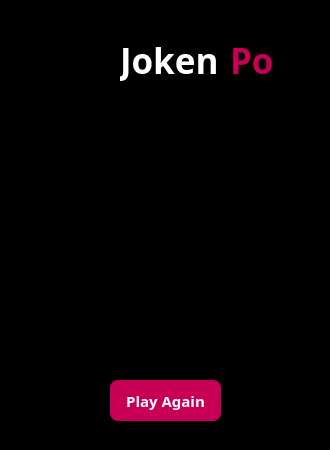
<?xml version="1.0" encoding="UTF-8"?>
<ui version="4.0">
 <class>Dialog</class>
 <widget class="QDialog" name="Dialog">
  <property name="geometry">
   <rect>
    <x>0</x>
    <y>0</y>
    <width>330</width>
    <height>450</height>
   </rect>
  </property>
  <property name="minimumSize">
   <size>
    <width>330</width>
    <height>450</height>
   </size>
  </property>
  <property name="maximumSize">
   <size>
    <width>330</width>
    <height>450</height>
   </size>
  </property>
  <property name="windowTitle">
   <string>Jokenpo</string>
  </property>
  <property name="windowIcon">
   <iconset>
    <normaloff>../img/flag-japan_1f1ef-1f1f5.png</normaloff>../img/flag-japan_1f1ef-1f1f5.png</iconset>
  </property>
  <property name="styleSheet">
   <string notr="true">background-color: rgb(0, 0, 0);</string>
  </property>
  <widget class="QPushButton" name="btn_stone">
   <property name="geometry">
    <rect>
     <x>30</x>
     <y>160</y>
     <width>71</width>
     <height>61</height>
    </rect>
   </property>
   <property name="cursor">
    <cursorShape>PointingHandCursor</cursorShape>
   </property>
   <property name="styleSheet">
    <string notr="true">background-color: transparent;
border: none;</string>
   </property>
   <property name="text">
    <string/>
   </property>
   <property name="icon">
    <iconset>
     <normaloff>../img/pedra.png</normaloff>../img/pedra.png</iconset>
   </property>
   <property name="iconSize">
    <size>
     <width>57</width>
     <height>60</height>
    </size>
   </property>
  </widget>
  <widget class="QPushButton" name="btn_paper">
   <property name="geometry">
    <rect>
     <x>130</x>
     <y>160</y>
     <width>71</width>
     <height>61</height>
    </rect>
   </property>
   <property name="cursor">
    <cursorShape>PointingHandCursor</cursorShape>
   </property>
   <property name="styleSheet">
    <string notr="true">background-color: transparent;
border: none;</string>
   </property>
   <property name="text">
    <string/>
   </property>
   <property name="icon">
    <iconset>
     <normaloff>../img/paper1.png</normaloff>../img/paper1.png</iconset>
   </property>
   <property name="iconSize">
    <size>
     <width>62</width>
     <height>62</height>
    </size>
   </property>
  </widget>
  <widget class="QPushButton" name="btn_scissors">
   <property name="geometry">
    <rect>
     <x>230</x>
     <y>160</y>
     <width>71</width>
     <height>61</height>
    </rect>
   </property>
   <property name="cursor">
    <cursorShape>PointingHandCursor</cursorShape>
   </property>
   <property name="styleSheet">
    <string notr="true">background-color: transparent;
border: none;</string>
   </property>
   <property name="text">
    <string/>
   </property>
   <property name="icon">
    <iconset>
     <normaloff>../img/tesoura1.png</normaloff>../img/tesoura1.png</iconset>
   </property>
   <property name="iconSize">
    <size>
     <width>63</width>
     <height>63</height>
    </size>
   </property>
   <property name="default">
    <bool>false</bool>
   </property>
   <property name="flat">
    <bool>false</bool>
   </property>
  </widget>
  <widget class="QLabel" name="lbl_msg">
   <property name="geometry">
    <rect>
     <x>30</x>
     <y>300</y>
     <width>271</width>
     <height>51</height>
    </rect>
   </property>
   <property name="font">
    <font>
     <family>Bosch Sans Bold</family>
     <pointsize>26</pointsize>
     <weight>75</weight>
     <bold>true</bold>
    </font>
   </property>
   <property name="styleSheet">
    <string notr="true">background-color: transparent;
color: rgb(255, 255, 255);</string>
   </property>
   <property name="text">
    <string/>
   </property>
   <property name="alignment">
    <set>Qt::AlignCenter</set>
   </property>
  </widget>
  <widget class="QLabel" name="title_jogo_2">
   <property name="geometry">
    <rect>
     <x>120</x>
     <y>40</y>
     <width>111</width>
     <height>41</height>
    </rect>
   </property>
   <property name="font">
    <font>
     <family>Bosch Sans Black</family>
     <pointsize>26</pointsize>
     <weight>75</weight>
     <bold>true</bold>
    </font>
   </property>
   <property name="styleSheet">
    <string notr="true">background-color: transparent;
color: rgb(255, 255, 255);</string>
   </property>
   <property name="text">
    <string>Joken</string>
   </property>
  </widget>
  <widget class="QLabel" name="icon_velha_2">
   <property name="geometry">
    <rect>
     <x>50</x>
     <y>30</y>
     <width>61</width>
     <height>61</height>
    </rect>
   </property>
   <property name="styleSheet">
    <string notr="true">background-color: transparent;</string>
   </property>
   <property name="text">
    <string/>
   </property>
   <property name="pixmap">
    <pixmap>../img/flag-japan_1f1ef-1f1f5.png</pixmap>
   </property>
   <property name="scaledContents">
    <bool>true</bool>
   </property>
  </widget>
  <widget class="QPushButton" name="btn_reset">
   <property name="geometry">
    <rect>
     <x>110</x>
     <y>380</y>
     <width>111</width>
     <height>41</height>
    </rect>
   </property>
   <property name="font">
    <font>
     <family>Bosch Sans Bold</family>
     <pointsize>11</pointsize>
     <weight>75</weight>
     <bold>true</bold>
    </font>
   </property>
   <property name="cursor">
    <cursorShape>PointingHandCursor</cursorShape>
   </property>
   <property name="styleSheet">
    <string notr="true">color: rgb(255, 255, 255);
background-color: rgb(199, 0, 86);
border-radius: 8px;</string>
   </property>
   <property name="text">
    <string>Play Again</string>
   </property>
  </widget>
  <widget class="QLabel" name="label_4">
   <property name="geometry">
    <rect>
     <x>-260</x>
     <y>-30</y>
     <width>811</width>
     <height>501</height>
    </rect>
   </property>
   <property name="text">
    <string/>
   </property>
   <property name="pixmap">
    <pixmap>../img/japanese-temple-surrounded-by-nature_52683-46009.webp</pixmap>
   </property>
   <property name="scaledContents">
    <bool>true</bool>
   </property>
  </widget>
  <widget class="QGraphicsView" name="graphicsView_2">
   <property name="geometry">
    <rect>
     <x>-10</x>
     <y>-10</y>
     <width>371</width>
     <height>461</height>
    </rect>
   </property>
   <property name="styleSheet">
    <string notr="true">background-color: rgb(0, 0, 0, 0.3);</string>
   </property>
  </widget>
  <widget class="QLabel" name="title_jogo_3">
   <property name="geometry">
    <rect>
     <x>230</x>
     <y>40</y>
     <width>51</width>
     <height>41</height>
    </rect>
   </property>
   <property name="font">
    <font>
     <family>Bosch Sans Black</family>
     <pointsize>26</pointsize>
     <weight>75</weight>
     <bold>true</bold>
    </font>
   </property>
   <property name="styleSheet">
    <string notr="true">background-color: transparent;
color: rgb(199, 0, 86);</string>
   </property>
   <property name="text">
    <string>Po</string>
   </property>
  </widget>
  <widget class="QLabel" name="jogada">
   <property name="geometry">
    <rect>
     <x>110</x>
     <y>250</y>
     <width>111</width>
     <height>31</height>
    </rect>
   </property>
   <property name="font">
    <font>
     <pointsize>11</pointsize>
    </font>
   </property>
   <property name="styleSheet">
    <string notr="true">background-color: transparent;
color: white;</string>
   </property>
   <property name="text">
    <string/>
   </property>
   <property name="alignment">
    <set>Qt::AlignCenter</set>
   </property>
  </widget>
  <zorder>label_4</zorder>
  <zorder>graphicsView_2</zorder>
  <zorder>btn_stone</zorder>
  <zorder>btn_paper</zorder>
  <zorder>btn_scissors</zorder>
  <zorder>lbl_msg</zorder>
  <zorder>title_jogo_2</zorder>
  <zorder>icon_velha_2</zorder>
  <zorder>btn_reset</zorder>
  <zorder>title_jogo_3</zorder>
  <zorder>jogada</zorder>
 </widget>
 <resources/>
 <connections/>
</ui>
